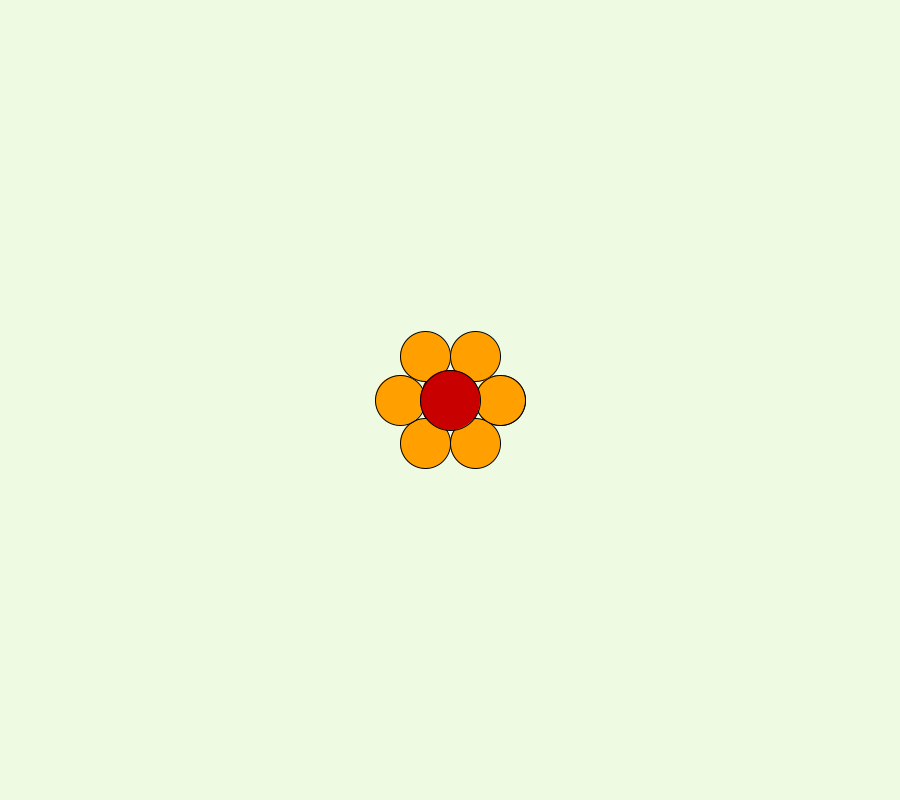
Frame 1 (no input)
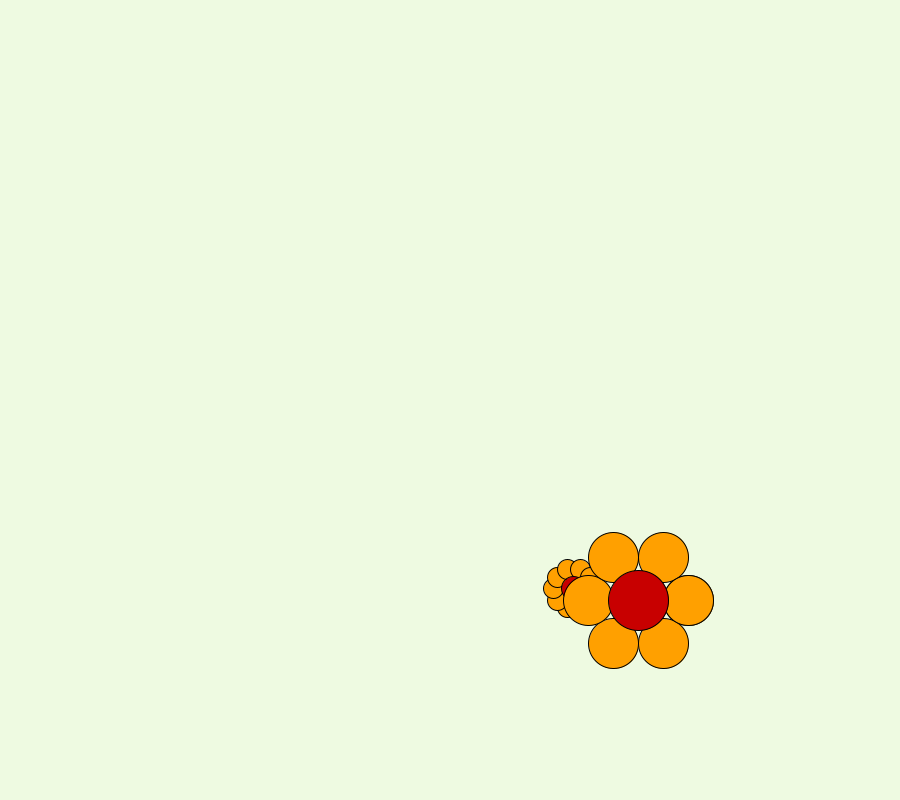
Frame 60 (the mouse pressed at the canvas centre just before this capture)
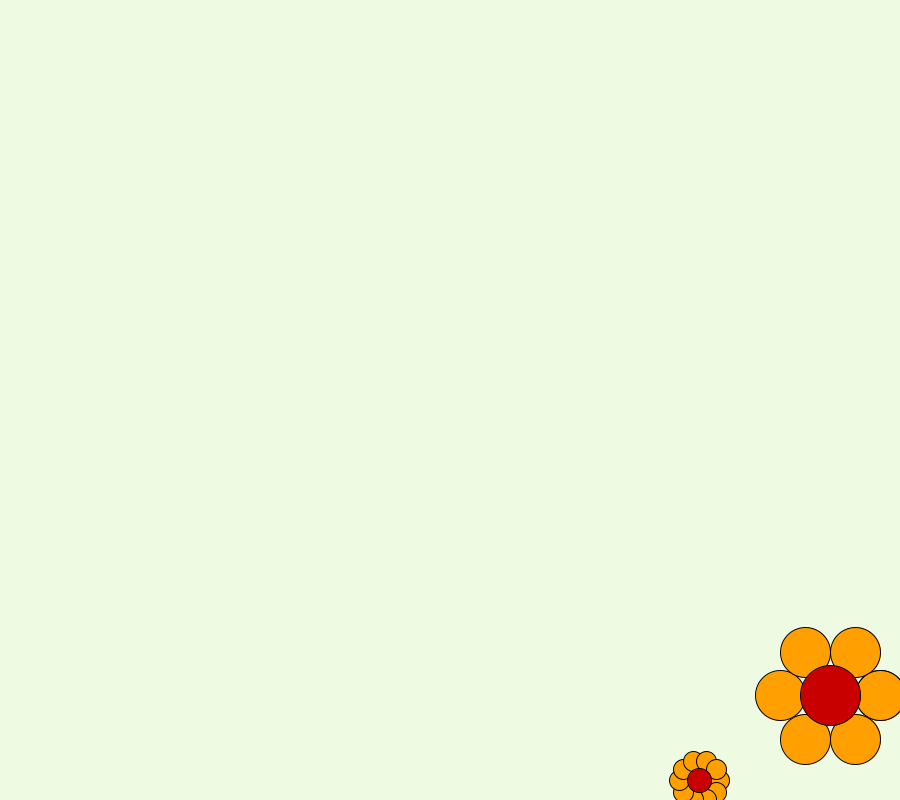
Frame 120 (the mouse held since frame 60 and released just before this capture)

The Processing sketch that drew these frames (run headless with seeded random() and noise(); from frame 60 on, the mouse is pressed at the canvas centre):

// Processing sketch: flowerObject
// ── flowerObject.pde
Flower myFlower1;  // the first instance of the Flower class
Flower myFlower2;
Flower myFlower3;

void setup() {
  size(900, 800);
  
  int _r1 = 20;
  int _petals = 10;
  float _x = width/2;
  float _y = height/2;
  int _pc = #FFA000;
  
  myFlower1 = new Flower(_r1, _petals, _x, _y, _pc);
  myFlower2 = new Flower(50, 6, _x, _y, _pc);
}

void draw() {
  background(#EEFAE1);

  myFlower1.display();
  myFlower1.move(2.1, 3.2);
  myFlower2.display();
  myFlower2.move(3.2, 3.4);
}

// ── FlowerClass.pde
class Flower {
  float r;       // radius of the flower petal
  int n_petals;  // number of petals 
  float x;       // x-position of the center of the flower
  float y;       // y-position of the center of the flower
  int petalColor;//hexadecimal number for the color of petals

  int xdirection = 1;
  int ydirection = 1;

  Flower(float temp_r, int temp_n_petals, float temp_x, float temp_y, int temp_petalColor) {
    r = temp_r;
    n_petals = temp_n_petals;
    x = temp_x;
    y = temp_y;
    petalColor = temp_petalColor;
  } 

  void display () {
    bounce();

    float ballX;
    float ballY;

    fill(petalColor);
    for (float i = 0; i < PI * 2; i += 2 * PI / n_petals) {
      ballX = x + r*cos(i);
      ballY = y + r*sin(i);
      ellipse(ballX, ballY, r, r);
    }
    fill(200, 0, 0);
    ellipse(x, y, r * 1.2, r * 1.2);
  }

  //https://processing.org/examples/bounce.html  
  void move(float xspeed, float yspeed) {
    x = x + (xspeed * xdirection);
    y = y + (yspeed * ydirection);
  }

  void bounce() {
    if (x > width-r || x < r) {
      xdirection *= -1;
    }
    if (y > height-r || y < r) {
      ydirection *= -1;
    }
  }
}
